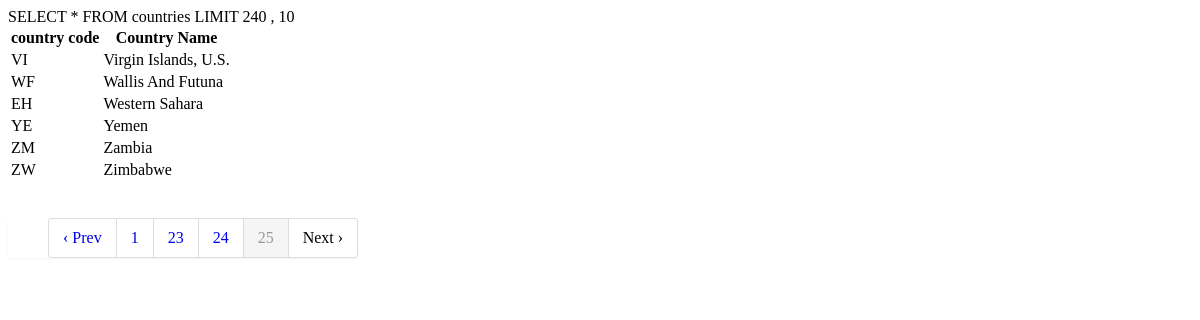
Page /page?page=25 on the earlier database version.
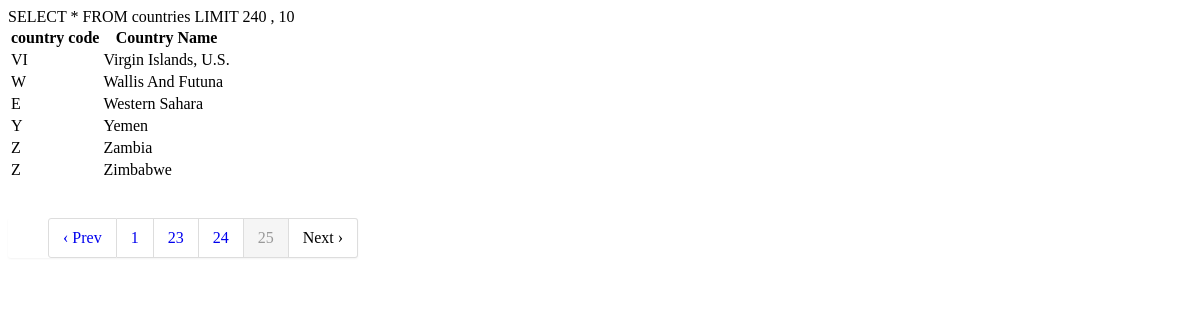
Same page on the later database version.
### tables this page shows
CREATE TABLE `countries`
(
    `ccode`   varchar(2)   NOT NULL DEFAULT '',
    `country` varchar(200) NOT NULL DEFAULT ''
);

### mysystem/models/MY_Mpage.php (called while the page is built, shortened)
<?php
class MY_Mpage extends base_model
{
    public function countCountries()
    {
        $sql = "SELECT count(*) FROM countries";
        $sth = $this->query($sql);
        return $sth->fetchColumn();
    }
    public function allCountries($start, $per_page)
    {
        $sql = "SELECT * FROM countries LIMIT $start , $per_page";
        $sth = $this->query($sql);
        $sth->setFetchMode(PDO::FETCH_OBJ);
        return $sth->fetchAll();
    }
}
?>

### page.php (the view, shortened to what this page needs)
<!DOCTYPE html>
<html>
<head>
</head>
<body>
<?php
$page = isset($_GET['page']) ? $_GET['page'] : 0;
$per_page = 10;
$reload = basename($_SERVER['PHP_SELF'], ".php");
$pageHandle = new MY_Mpage();
$total_results = $pageHandle->countCountries();
$paginateHandle = new CP_Lpagination();
list($show_page, $tpages, $total_pages, $start, $end) = $paginateHandle->paginate_data($page, $total_results, $per_page);
echo "<table class='table table-bordered'>";
echo "<thead><tr><th>country code</th> <th>Country Name</th></tr></thead>";
$allCountries = $pageHandle->allCountries($start, $per_page);
foreach ($allCountries as $val) {
    echo '<tr>';
    echo '<td>' . $val->ccode . '</td>';
    echo '<td>' . $val->country . '</td>';
    echo "</tr>";
}
echo "</table>";
if ($total_pages > 1) {
    $pagemenu = $paginateHandle->paginate($reload, $show_page, $total_pages, $get = false);
    echo $pagemenu;
}
?>
</body>
</html>

### system/CP_Libraries/CP_Lpagination.php (shortened to what this page needs)
<?php
class CP_Lpagination
{
    public function paginate_data($page, $total_results, $per_page)
    {
        if ($page) {
            $show_page = $page;
        } else {
            $page = 1;
            $show_page = 1;
        }
        $total_pages = ceil($total_results / $per_page);
        if ($show_page > 0 && $show_page <= $total_pages) {
            $start = ($show_page - 1) * $per_page;
            $end = $start + $per_page;
        } else {
            $start = 0;
            $end = $per_page;
        }
        $tpages = $total_pages;
        return array($show_page, $tpages, $total_pages, $start, $end);
    }
    public function paginate($reload, $page, $tpages, $get = false)
    {
        $delimiter = $get ? '&' : '?';
        $adjacents = 2;
        $prevlabel = "&lsaquo; Prev";
        $nextlabel = "Next &rsaquo;";
        $out = "<style type='text/css'>
            .pagination {
                height: 40px;
                margin: 20px 0
            }
            .pagination ul {
                display: inline-block;
                *display: inline;
                margin-bottom: 0;
                margin-left: 0;
                -webkit-border-radius: 3px;
                -moz-border-radius: 3px;
                border-radius: 3px;
                *zoom: 1;
                -webkit-box-shadow: 0 1px 2px rgba(0, 0, 0, 0.05);
                -moz-box-shadow: 0 1px 2px rgba(0, 0, 0, 0.05);
                box-shadow: 0 1px 2px rgba(0, 0, 0, 0.05)
            }
            .pagination li {
                display: inline
            }
            .pagination a,
            .pagination span {
                float: left;
                padding: 0 14px;
                line-height: 38px;
                text-decoration: none;
                background-color: #fff;
                border: 1px solid #ddd;
                border-left-width: 0
            }
            .pagination a:hover,
            .pagination .active a,
            .pagination .active span {
                background-color: #f5f5f5
            }
            .pagination .active a,
            .pagination .active span {
                color: #999;
                cursor: default
            }
            .pagination .disabled span,
            .pagination .disabled a,
            .pagination .disabled a:hover {
                color: #999;
                cursor: default;
                background-color: transparent
            }
            .pagination li:first-child a,
            .pagination li:first-child span {
                border-left-width: 1px;
                -webkit-border-radius: 3px 0 0 3px;
                -moz-border-radius: 3px 0 0 3px;
                border-radius: 3px 0 0 3px
            }
            .pagination li:last-child a,
            .pagination li:last-child span {
                -webkit-border-radius: 0 3px 3px 0;
                -moz-border-radius: 0 3px 3px 0;
                border-radius: 0 3px 3px 0
            }
            .pagination-centered {
                text-align: center
            }
            .pagination-right {
                text-align: right
            }
            </style>";
        $out .= '<div class="pagination"><ul>';
        if ($page == 1) {
            $out .= "<li><span>" . $prevlabel . "</span><li>\n";
        } elseif ($page == 2) {
            $out .= "<li><a  href=\"" . $reload . "\">" . $prevlabel . "</a>\n</li>";
        } elseif ($page == 3) {
            $out .= "<li><a  href=\"" . $reload . $delimiter . "page=" . ($page - 1) . "\">" . $prevlabel . "</a>\n</li>";
        } else {
            $out .= "<li><a  href=\"" . $reload . $delimiter . "page=" . ($page - 1) . "\">" . $prevlabel . "</a>\n</li>";
            $out .= "<li><a  href=\"" . $reload . $delimiter . "page=1\">1</a>\n</li>";
        }
        $pmin = ($page > $adjacents) ? ($page - $adjacents) : 1;
        $pmax = ($page < ($tpages - $adjacents)) ? ($page + $adjacents) : $tpages;
        for ($i = $pmin; $i <= $pmax; $i++) {
            if ($i == $page) {
                $out .= "<li  class=\"active\"><a href=''>" . $i . "</a></li>\n";
            } elseif ($i == 1) {
                $out .= "<li><a  href=\"" . $reload . "\">" . $i . "</a>\n</li>";
            } else {
                $out .= "<li><a  href=\"" . $reload . $delimiter . "page=" . $i . "\">" . $i . "</a>\n</li>";
            }
        }
        if ($page < $tpages) {
            $out .= "<li><a  href=\"" . $reload . $delimiter . "page=" . ($page + 1) . "\">" . $nextlabel . "</a>\n</li>";
        } else {
            $out .= "<li><span>" . $nextlabel . "</span></li>\n";
        }
        $out .= "</ul></div>";
        return $out;
    }
}

### system/CP_Libraries/CP_Lpagination.php (style rules this page uses)
.pagination { height: 40px; margin: 20px 0 }
.pagination ul { display: inline-block; *display: inline; margin-bottom: 0; margin-left: 0; -webkit-border-radius: 3px; -moz-border-radius: 3px; border-radius: 3px; *zoom: 1; -webkit-box-shadow: 0 1px 2px rgba(0, 0, 0, 0.05); -moz-box-shadow: 0 1px 2px rgba(0, 0, 0, 0.05); box-shadow: 0 1px 2px rgba(0, 0, 0, 0.05) }
.pagination li { display: inline }
.pagination a, .pagination span { float: left; padding: 0 14px; line-height: 38px; text-decoration: none; background-color: #fff; border: 1px solid #ddd; border-left-width: 0 }
.pagination a:hover, .pagination .active a, .pagination .active span { background-color: #f5f5f5 }
.pagination .active a, .pagination .active span { color: #999; cursor: default }
.pagination li:first-child a, .pagination li:first-child span { border-left-width: 1px; -webkit-border-radius: 3px 0 0 3px; -moz-border-radius: 3px 0 0 3px; border-radius: 3px 0 0 3px }
.pagination li:last-child a, .pagination li:last-child span { -webkit-border-radius: 0 3px 3px 0; -moz-border-radius: 0 3px 3px 0; border-radius: 0 3px 3px 0 }

Differences in the rows shown:
removed countries: ccode "WF", country "Wallis And Futuna"
removed countries: ccode "EH", country "Western Sahara"
removed countries: ccode "YE", country "Yemen"
removed countries: ccode "ZM", country "Zambia"
removed countries: ccode "ZW", country "Zimbabwe"
added countries: ccode "W", country "Wallis And Futuna"
added countries: ccode "E", country "Western Sahara"
added countries: ccode "Y", country "Yemen"
added countries: ccode "Z", country "Zambia"
added countries: ccode "Z", country "Zimbabwe"
